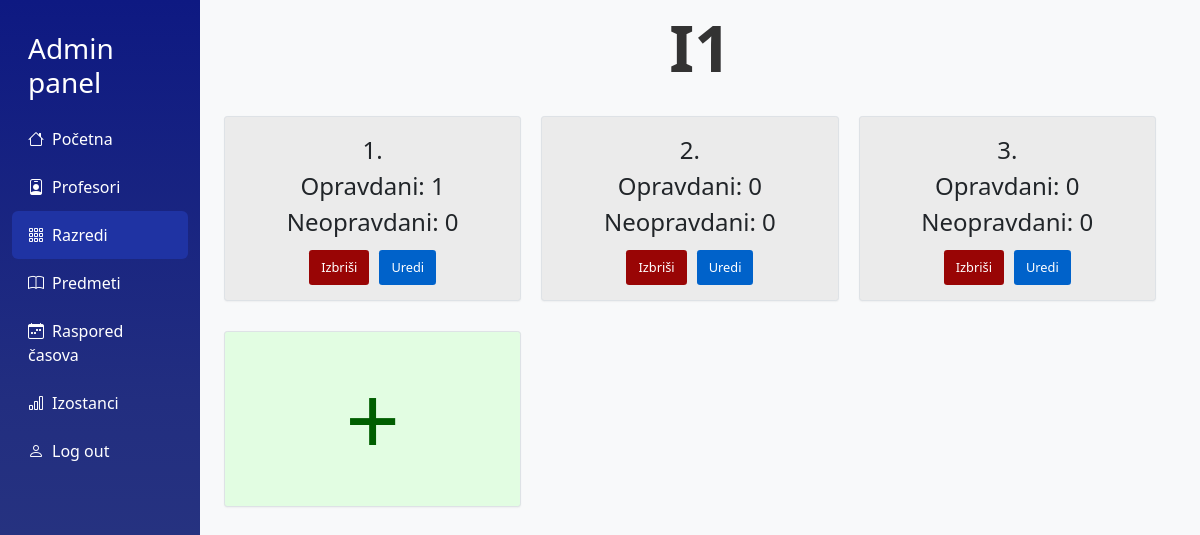
Page /admin/prikaziucenike.php?id=1 (signed in) on the earlier database version.
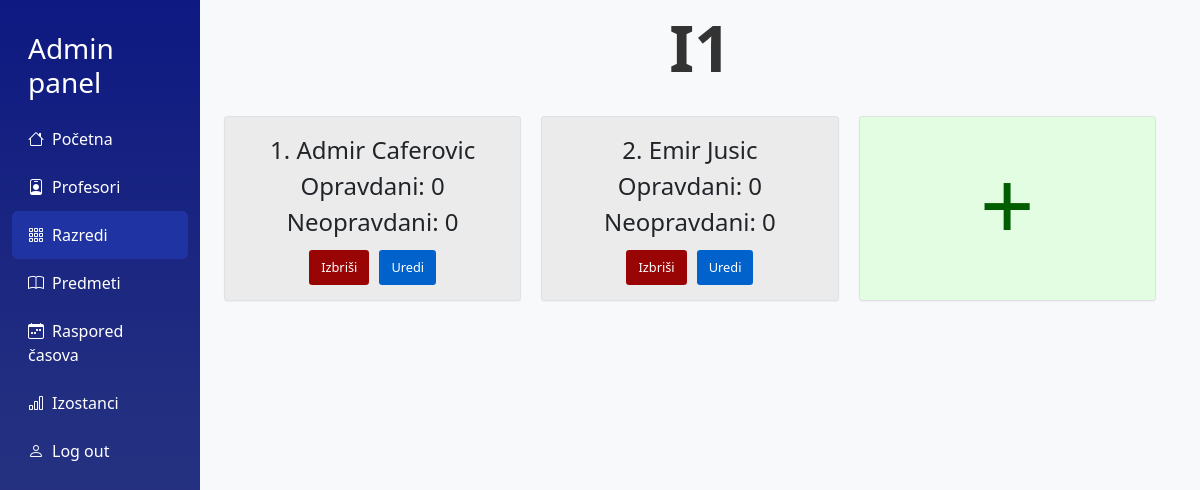
Same page on the later database version.
### tables this page shows
CREATE TABLE `razred` (
  `razred_id` int(11) NOT NULL,
  `godina` enum('I','II','III','IV') DEFAULT NULL,
  `odjeljene` enum('1','2','3','4','5') DEFAULT NULL,
  `smjena` enum('1','2') DEFAULT NULL
);

CREATE TABLE `ucenici` (
  `ucenik_id` int(11) NOT NULL,
  `user_id` int(11) DEFAULT NULL,
  `jmbg` int(40) DEFAULT NULL,
  `razred_id` int(11) DEFAULT NULL,
  `opravdani` smallint(6) DEFAULT NULL,
  `neopravdani` smallint(6) DEFAULT NULL,
  `ime` varchar(30) DEFAULT NULL,
  `prezime` varchar(50) DEFAULT NULL
);

### admin/prikaziucenike.php (the view, shortened to what this page needs)
<?php
require_once("../includes/admincheck.php");
$id = $_REQUEST['id'];
$qFindRaz = $conn->prepare("SELECT godina, odjeljene FROM razred WHERE razred_id = :id");
$qFindRaz->bindParam(":id", $id);
$qFindRaz->execute();
$r = $qFindRaz->fetch(PDO::FETCH_ASSOC);
$br = 0;
?>
<!DOCTYPE html>
<html lang="en">
<head>
    <link href="https://cdn.jsdelivr.net/npm/bootstrap@5.3.3/dist/css/bootstrap.min.css" rel="stylesheet">
    <link href="https://cdn.jsdelivr.net/npm/bootstrap-icons/font/bootstrap-icons.css" rel="stylesheet">
    <link rel="stylesheet" href="../css/dashboard.css">
    <link rel="stylesheet" href="../css/kartica.css">
</head>
<body>
<body>
<div class="container-fluid">
    <div class="row">
    <nav class="col-md-2 sidebar">
            <h5 class="px-3 fs-3 my-3">Admin panel</h5>
            <a href="dashboard.php"><i class="bi bi-house me-2"></i>Početna</a>
            <a href="prikaziprofesore.php"><i class="bi bi-person-badge me-2"></i>Profesori</a>
            <div class="dropdown-container">
                <a href="#" class="active"><i class="bi bi-grid-3x3-gap me-2"></i>Razredi</a>
            </div>
            <a href="prikazipredmete.php"><i class="bi bi-book me-2"></i>Predmeti</a>
            <div class="dropdown-container">
                <a href="#"><i class="bi bi-calendar-week me-2"></i>Raspored časova</a>
            </div>
            <a href="#"><i class="bi bi-bar-chart me-2"></i>Izostanci</a>
            <a href="../logout.php"><i class="bi bi-person me-2"></i>Log out</a>
        </nav>
        <main class="col-md-9 ms-sm-auto col-lg-10 px-md-4">
            <div class="naziv-razreda"><?php echo $r['godina']; echo $r['odjeljene'];?></div>
            <div class="ucenici-grid mt-3">
                <?php
                    $ucenikQuery = $conn->prepare("SELECT * FROM `ucenici` WHERE razred_id = :razred_id ORDER BY prezime, ime");
                    $ucenikQuery->bindParam(":razred_id", $id);
                    $ucenikQuery->execute();
                    $ucenici = $ucenikQuery->fetchAll(PDO::FETCH_ASSOC);
                    if(!empty($ucenici)){
                        foreach($ucenici as $ucenik)
                        {
                            $br++;
                            echo '
                                <div class="kartica-ucenik">
                                    <div class="ime-prezime-ucenik">
                                        '.$br.'.
                                        '.$ucenik['ime'].' '.$ucenik['prezime'].'<br>
                                        Opravdani: '.$ucenik['opravdani'].' <br>
                                        Neopravdani: '.$ucenik['neopravdani'].' <br>
                                    </div>
                                    <div class="gumbi-ucenik">
                                        <a class="gumb-izbrisi-ucenik" style="text-decoration: none;" href="obrisiucenika.php?id='.$ucenik['ucenik_id'].'">Izbriši</a>
                                        <a class="gumb-uredi-ucenik" style="text-decoration: none;" href="editucenik.php?id='.$ucenik['ucenik_id'].'">Uredi</a>
                                    </div>
                                </div>
                            ';
                        }
                    }
                ?>
                <div class="kartica-ucenik dodaj">
                    <a href="dodajucenika.php?id=<?php echo $id;?>" class="dodaj">+</a>
                </div>
            </div>
        </main>
    </div>
</div>
</body>
</html>

### css/dashboard.css (style rules this page uses)
body { background-color: #f8f9fa; }
.sidebar { height: 100vh; background: linear-gradient(to bottom, rgb(14, 25, 130), rgb(34, 46, 128), rgb(45, 58, 128)) ; color: white; padding-top: 1rem; }
.sidebar a { color: white; text-decoration: none; padding: 0.75rem 1rem; display: block; border-radius: 0.375rem; }
.sidebar a.active, .sidebar a:hover { background-color: rgb(31, 51, 163); }
.dropdown-container { position: relative; }

### css/kartica.css (style rules this page uses)
body { background-color: #f8f9fa; }
.sidebar { height: 100vh; background: linear-gradient(to bottom, rgb(14, 25, 130), rgb(34, 46, 128), rgb(45, 58, 128)); color: white; padding-top: 1rem; }
.sidebar a { color: white; text-decoration: none; padding: 0.75rem 1rem; display: block; border-radius: 0.375rem; }
.sidebar a.active, .sidebar a:hover { background-color: rgb(31, 51, 163); }
.dropdown-container { position: relative; }
.ucenici-grid { display: flex; flex-wrap: wrap; gap: 20px; justify-content: flex-start; }
.kartica-ucenik { background-color: #ebebeb; border: 1px solid #dee2e6; border-radius: 0.2rem; padding: 15px; margin-bottom: 10px; box-shadow: 0 0.05rem 0.1rem rgba(0, 0, 0, 0.05); width: calc(33.33% - 20px); box-sizing: border-box; text-align: center; }
.ime-prezime-ucenik { font-size: 1.5rem; margin-bottom: 10px; }
.gumbi-ucenik { display: flex; gap: 10px; justify-content: center; }
.gumb-izbrisi-ucenik { background-color: rgb(153, 5, 5); color: white; border: none; border-radius: 0.2rem; padding: 8px 12px; cursor: pointer; font-size: 0.8rem; transition: 0.25s ease all; }
.gumb-uredi-ucenik { background-color: #0062ca; color: white; border: none; border-radius: 0.2rem; padding: 8px 12px; cursor: pointer; font-size: 0.8rem; transition: 0.25s ease all; }
.naziv-razreda { text-align: center; font-size: 4rem; font-weight: bold; margin-bottom: 20px; color: #333; }
.dodaj { font-size: 6rem; background-color: rgb(226, 253, 226); color: rgb(0, 94, 0); text-decoration: none; }

Differences in the rows shown:
removed ucenici: opravdani "1", neopravdani "0"
removed ucenici: opravdani "0", neopravdani "0"
removed ucenici: opravdani "0", neopravdani "0"
added ucenici: ime "Admir", prezime "Caferovic", opravdani "0", neopravdani "0"
added ucenici: ime "Emir", prezime "Jusic", opravdani "0", neopravdani "0"
